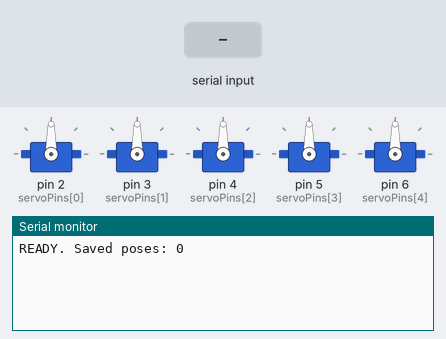
A sketch run on a simulated Arduino Uno, built with avr-gcc and run on an emulated ATmega328P. Parts: 5 × servo, the last lines printed to the serial monitor. Inputs (shaded band) come from the test bench. EEPROM starts erased.

Above: at 1.2 s.
1.3 s: "M:\n" received over Serial
At 2.5 s:
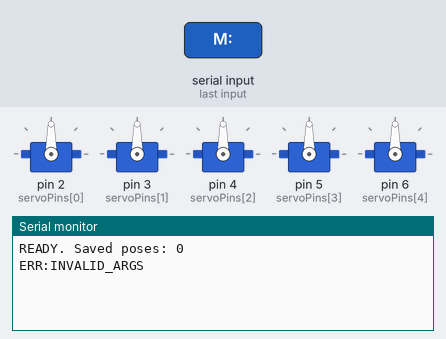
2.8 s: "SAVE\n" received over Serial
At 3.2 s:
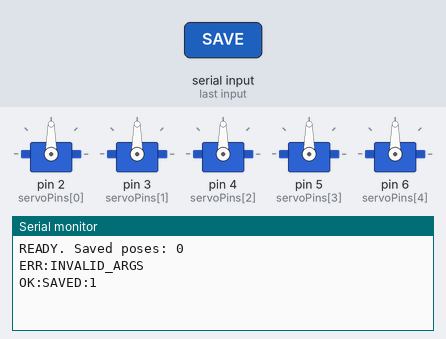
4.3 s: "PLAY\n" received over Serial
At 5.5 s:
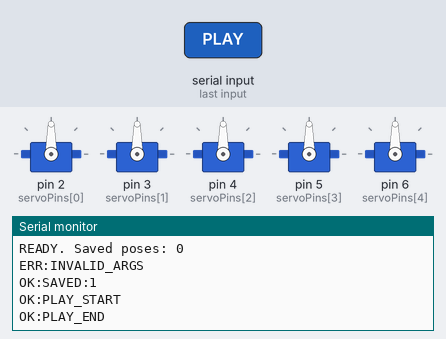

Measured:
- after the input at 1.3 s, the serial monitor: prints a new line at once (image 1)
- after the input at 2.8 s, the serial monitor: prints a new line at once (image 2)
- after the input at 4.3 s, the serial monitor: prints a new line at once (image 3)

The sketch:

ada031_teaching.ino
```cpp
#include <Servo.h>
#include <EEPROM.h>

// ADA031 5-DOF Robotic Arm Pins (Default Adeept Shield configuration)
// Adjust if your wiring differs
const int servoPins[5] = {2, 3, 4, 5, 6};
Servo servos[5];

// Current servo angles
int currentAngles[5] = {90, 90, 90, 90, 90};

// EEPROM layout constants
const int MAX_POSES = 180; // Maximum number of poses (180 poses * 5 bytes = 900 bytes < 1024 bytes)
const int ADDR_COUNT = 0;  // 2 bytes for stored pose count
const int ADDR_DATA = 4;   // Pose data starting address

int poseCount = 0;

void setup() {
  Serial.begin(9600);

  // Attach servos and move to home position
  for (int i = 0; i < 5; i++) {
    servos[i].attach(servoPins[i]);
    servos[i].write(currentAngles[i]);
  }

  // Load pose count from EEPROM
  loadPoseCount();
  Serial.print("READY. Saved poses: ");
  Serial.println(poseCount);
}

void loop() {
  if (Serial.available() > 0) {
    String command = Serial.readStringUntil('\n');
    command.trim();

    if (command.startsWith("M:")) {
      // Move command: M:v1,v2,v3,v4,v5
      parseAndMove(command.substring(2));
    }
    else if (command == "SAVE") {
      saveCurrentPose();
    }
    else if (command == "PLAY") {
      playSequence();
    }
    else if (command == "RESET") {
      resetEEPROM();
    }
    else if (command == "STATUS") {
      printStatus();
    }
  }
}

void parseAndMove(String data) {
  int values[5];
  int idx = 0;

  while (data.length() > 0 && idx < 5) {
    int commaIdx = data.indexOf(',');
    if (commaIdx == -1) {
      values[idx] = data.toInt();
      break;
    } else {
      values[idx] = data.substring(0, commaIdx).toInt();
      data = data.substring(commaIdx + 1);
    }
    idx++;
  }

  if (idx >= 4) { // Validated 5 values received
    for (int i = 0; i < 5; i++) {
      values[i] = constrain(values[i], 0, 180);
      currentAngles[i] = values[i];
      servos[i].write(currentAngles[i]);
    }
    Serial.println("OK:MOVED");
  } else {
    Serial.println("ERR:INVALID_ARGS");
  }
}

void saveCurrentPose() {
  if (poseCount >= MAX_POSES) {
    Serial.println("ERR:EEPROM_FULL");
    return;
  }

  int addr = ADDR_DATA + (poseCount * 5);
  for (int i = 0; i < 5; i++) {
    EEPROM.write(addr + i, (byte)currentAngles[i]);
  }

  poseCount++;
  updatePoseCount();

  Serial.print("OK:SAVED:");
  Serial.println(poseCount);
}

void playSequence() {
  if (poseCount == 0) {
    Serial.println("ERR:NO_POSES");
    return;
  }

  Serial.println("OK:PLAY_START");

  for (int p = 0; p < poseCount; p++) {
    int addr = ADDR_DATA + (p * 5);
    for (int i = 0; i < 5; i++) {
      int angle = EEPROM.read(addr + i);
      currentAngles[i] = angle;
      servos[i].write(angle);
    }
    // Delay between poses for smooth movement (adjust as needed)
    delay(800);
  }

  Serial.println("OK:PLAY_END");
}

void resetEEPROM() {
  poseCount = 0;
  updatePoseCount();
  Serial.println("OK:RESET");
}

void loadPoseCount() {
  byte high = EEPROM.read(ADDR_COUNT);
  byte low = EEPROM.read(ADDR_COUNT + 1);
  poseCount = (high << 8) | low;

  // Initialize if uninitialized (EEPROM contains 0xFF)
  if (poseCount < 0 || poseCount > MAX_POSES) {
    poseCount = 0;
    updatePoseCount();
  }
}

void updatePoseCount() {
  EEPROM.write(ADDR_COUNT, (byte)(poseCount >> 8));
  EEPROM.write(ADDR_COUNT + 1, (byte)(poseCount & 0xFF));
}

void printStatus() {
  Serial.print("STATUS:Poses=");
  Serial.print(poseCount);
  Serial.print(",Angles=");
  for (int i = 0; i < 5; i++) {
    Serial.print(currentAngles[i]);
    if (i < 4) Serial.print(",");
  }
  Serial.println();
}
```
